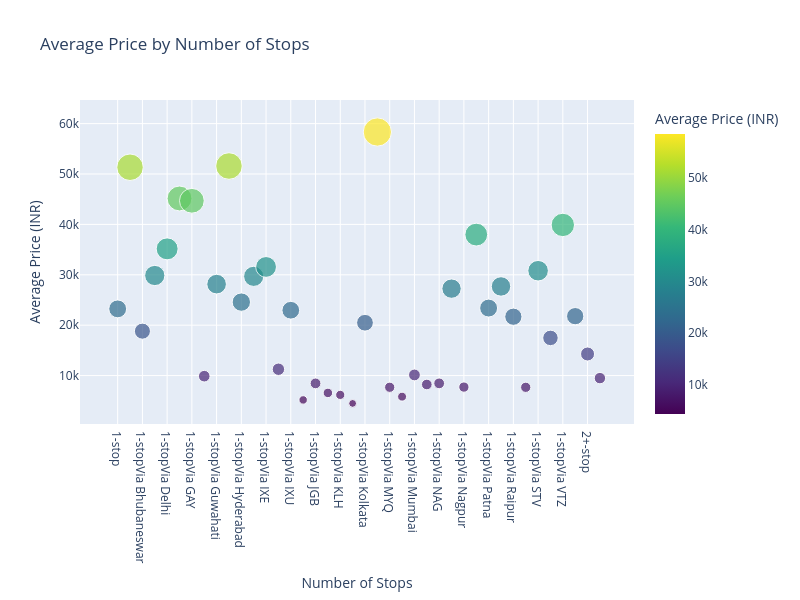

Notebook cell for this chart:
### Code cell
import plotly.express as px

fig_plotly = px.scatter(price_comparison,
                        x='stops',
                        y='price',
                        title='Average Price by Number of Stops',
                        labels={'stops': 'Number of Stops', 'price': 'Average Price (INR)'},
                        color='price',  # Optional: Color points by price
                        color_continuous_scale='viridis',  # Optional color scale
                        size='price',  # Optional: Make point size reflect price
                        width=800,
                        height=600)
fig_plotly.show()

### Figure 1 — Plotly figure (JSON) as saved in the notebook; plotly's stock layout.template omitted (floating-point values rounded to 4 significant figures)
{"data": [{"hovertemplate": "Number of Stops=%{x}<br>Average Price (INR)=%{marker.color}<extra></extra>", "legendgroup": "", "marker": {"color": [23240.0, 51340.0, 18810.0, 29860.0, 35140.0, 45145, 44685, 9881.0, 28150.0, 51585, 24580.0, 29690.0, 31560.0, 11260.0, 22960.0, 5170.0, 8451.0, 6561.0, 6170.0, 4475.0, 20490.0, 58330.0, 7682.0, 5817.0, 10120.0, 8232.0, 8455.0, 27250.0, 7718.0, 37980.0, 23400.0, 27690.0, 21680.0, 7673.0, 30810.0, 17470.0, 39890.0, 21790.0, 14280.0, 9493.0], "coloraxis": "coloraxis", "size": [23240.0, 51340.0, 18810.0, 29860.0, 35140.0, 45145, 44685, 9881.0, 28150.0, 51585, 24580.0, 29690.0, 31560.0, 11260.0, 22960.0, 5170.0, 8451.0, 6561.0, 6170.0, 4475.0, 20490.0, 58330.0, 7682.0, 5817.0, 10120.0, 8232.0, 8455.0, 27250.0, 7718.0, 37980.0, 23400.0, 27690.0, 21680.0, 7673.0, 30810.0, 17470.0, 39890.0, 21790.0, 14280.0, 9493.0], "sizemode": "area", "sizeref": 145.8, "symbol": "circle"}, "mode": "markers", "name": "", "orientation": "v", "showlegend": false, "type": "scatter", "x": ["1-stop", "1-stopVia BBI", "1-stopVia Bhubaneswar", "1-stopVia Chennai", "1-stopVia Delhi", "1-stopVia GAU", "1-stopVia GAY", "1-stopVia GOP", "1-stopVia Guwahati", "1-stopVia HYD", "1-stopVia Hyderabad", "1-stopVia IDR", "1-stopVia IXE", "1-stopVia IXR", "1-stopVia IXU", "1-stopVia Indore", "1-stopVia JGB", "1-stopVia JRG", "1-stopVia KLH", "1-stopVia Kolhapur", "1-stopVia Kolkata", "1-stopVia Lucknow", "1-stopVia MYQ", "1-stopVia Mangalore", "1-stopVia Mumbai", "1-stopVia Mysore", "1-stopVia NAG", "1-stopVia NDC", "1-stopVia Nagpur", "1-stopVia PAT", "1-stopVia Patna", "1-stopVia RPR", "1-stopVia Raipur", "1-stopVia Ranchi", "1-stopVia STV", "1-stopVia Surat", "1-stopVia VTZ", "1-stopVia Vishakhapatnam", "2+-stop", "non-stop"], "xaxis": "x", "y": [23240.0, 51340.0, 18810.0, 29860.0, 35140.0, 45145, 44685, 9881.0, 28150.0, 51585, 24580.0, 29690.0, 31560.0, 11260.0, 22960.0, 5170.0, 8451.0, 6561.0, 6170.0, 4475.0, 20490.0, 58330.0, 7682.0, 5817.0, 10120.0, 8232.0, 8455.0, 27250.0, 7718.0, 37980.0, 23400.0, 27690.0, 21680.0, 7673.0, 30810.0, 17470.0, 39890.0, 21790.0, 14280.0, 9493.0], "yaxis": "y"}], "layout": {"coloraxis": {"colorbar": {"title": {"text": "Average Price (INR)"}}, "colorscale": [[0, "#440154"], [0.1111, "#482878"], [0.2222, "#3e4989"], [0.3333, "#31688e"], [0.4444, "#26828e"], [0.5556, "#1f9e89"], [0.6667, "#35b779"], [0.7778, "#6ece58"], [0.8889, "#b5de2b"], [1, "#fde725"]]}, "height": 600, "legend": {"itemsizing": "constant", "tracegroupgap": 0}, "title": {"text": "Average Price by Number of Stops"}, "width": 800, "xaxis": {"anchor": "y", "autorange": true, "domain": [0, 1], "range": [-3.074, 41.77], "title": {"text": "Number of Stops"}, "type": "category"}, "yaxis": {"anchor": "x", "autorange": true, "domain": [0, 1], "range": [349.8, 64810.0], "title": {"text": "Average Price (INR)"}, "type": "linear"}}}
